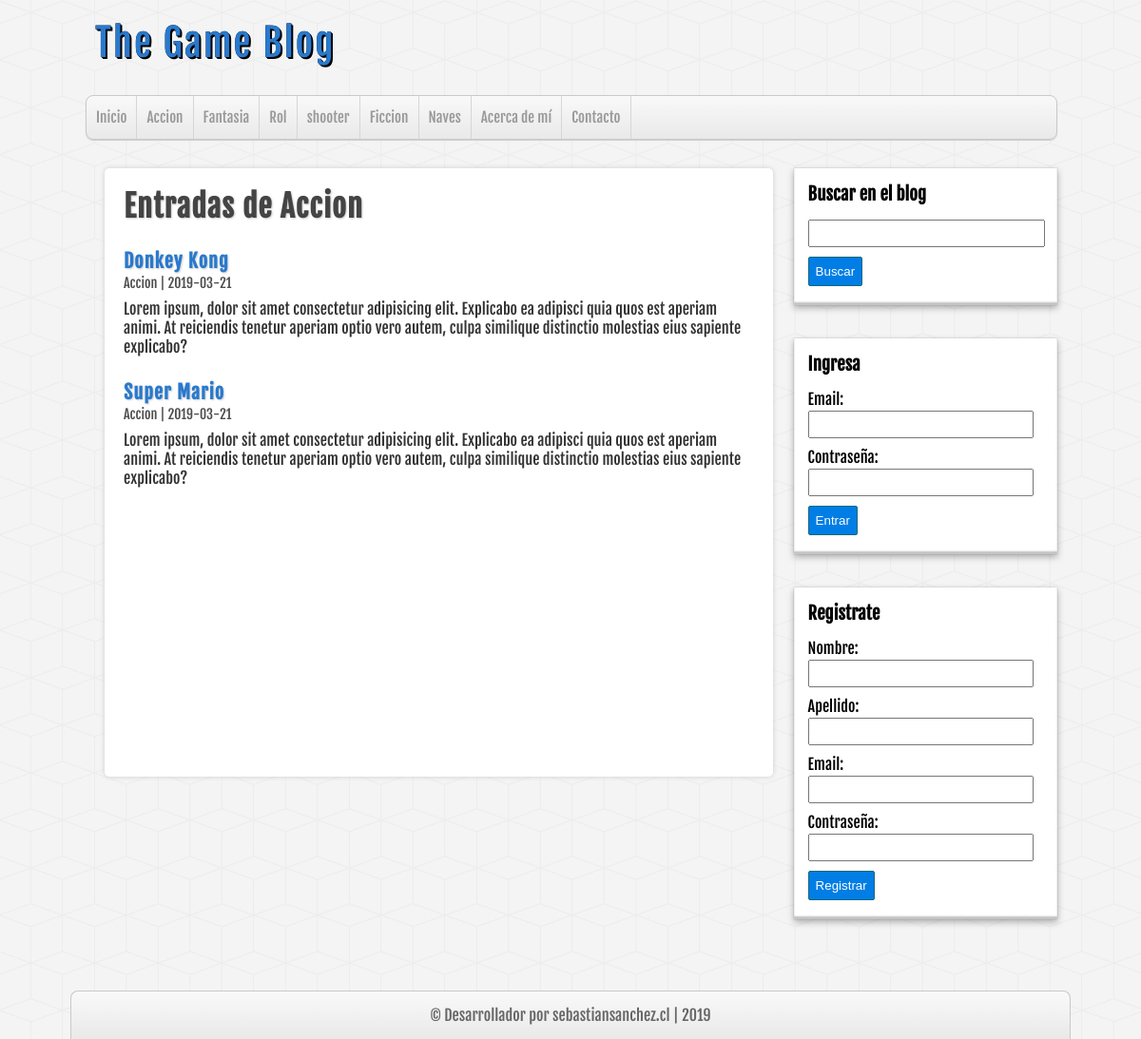
/categoria.php?id=1, run on the app's committed database.
### tables this page shows
CREATE TABLE IF NOT EXISTS `categorias` (
  `id` int(255) NOT NULL AUTO_INCREMENT,
  `nombre` varchar(100) DEFAULT NULL,
  PRIMARY KEY (`id`)
);

CREATE TABLE IF NOT EXISTS `entradas` (
  `id` int(255) NOT NULL AUTO_INCREMENT,
  `usuario_id` int(255) NOT NULL,
  `categoria_id` int(255) NOT NULL,
  `titulo` varchar(255) NOT NULL,
  `descripcion` mediumtext,
  `fecha` date NOT NULL,
  PRIMARY KEY (`id`),
  KEY `fk_entrada_usuario` (`usuario_id`),
  KEY `fk_entrada_categoria` (`categoria_id`)
);

### includes/helpers.php (called while the page is built, shortened)
<?php
  function obtenerCategorias($con) {
    $sql = "
      SELECT * FROM categorias
      ORDER BY id ASC;
    ";
    $categorias = mysqli_query($con, $sql);
    $resultado = array();
    if ($categorias && mysqli_num_rows($categorias) >= 1) {
      $resultado = $categorias;
    }
    return $resultado;
  }
  function categoria($con, $id) {
    $sql = "SELECT * FROM categorias WHERE id = $id;";
    $categorias = mysqli_query($con, $sql);
    $resultado = array();
    if ($categorias && mysqli_num_rows($categorias) >= 1) {
      $resultado = mysqli_fetch_assoc($categorias);
    }
    return $resultado;
  }
  function obtenerEntradas($con, $limite = null, $categoria = null, $busqueda = null) {
    $sql = "
      SELECT e.*, c.nombre AS 'categoria' FROM entradas e
      INNER JOIN categorias c ON e.categoria_id = c.id
      ";
    if (!empty($categoria)) {
      $sql .= "WHERE e.categoria_id = $categoria ";
    }
    $sql .= " ORDER BY e.id DESC ";
    $entradas = mysqli_query($con, $sql);
    $resultado = array();
    if ($entradas && mysqli_num_rows($entradas) >= 1) {
      $resultado = $entradas;
    }
    return $resultado;
  }
?>

### categoria.php (the view, shortened to what this page needs)
<?php
  require_once 'includes/conexion.php';
  require_once 'includes/helpers.php';
  require_once 'includes/cabecera.php';
  require_once 'includes/barra.php';
  $categoria = categoria($conexion, $_GET['id']);
?>
    <div id="principal">
      <h1>Entradas de <?= $categoria['nombre'];  ?></h1>
      <?php
        $entradas = obtenerEntradas($conexion, false, $_GET['id']);
        if (!empty($entradas) && mysqli_num_rows($entradas) >= 1):
          while ($entrada = mysqli_fetch_assoc($entradas)):
      ?>
      <article class="entrada">
        <a href="entrada.php?id=<?= $entrada['id'] ?>">
          <h2><?= $entrada['titulo'] ?></h2>
          <span class="fecha"><?= $entrada['categoria'] . ' | ' . $entrada['fecha'] ?></span>
          <p><?= $entrada['descripcion'] ?></p>
        </a>
      </article>
      <?php
          endwhile;
        else:
      ?>
      <div class="alerta">No hay entradas en esta categoria</div>
      <?php endif; ?>
    </div>
  </main>
  <?php require_once 'includes/pie.php'; ?>

### includes/cabecera.php (shortened to what this page needs)
<?php
  require_once 'includes/conexion.php';
  require_once 'includes/helpers.php';
?>
<!DOCTYPE html>
<html lang="es">
<head>
  <link rel="stylesheet" href="css/main.css">
</head>
<body>
  <header id="encabezado">
    <div id="logo">
      <a href="index.php">
        <p>The Game Blog</p>
      </a>
    </div>
    <nav id="menu">
      <ul>
        <li><a href="index.php">Inicio</a></li>
        <?php
          $categorias = obtenerCategorias($conexion);
          if (!empty($categorias)):
            while ($categoria = mysqli_fetch_assoc($categorias)):
        ?>
            <li>
              <a href="categoria.php?id=<?= $categoria['id'] ?>"><?= $categoria['nombre'] ?></a>
            </li>
        <?php
            endwhile;
          endif;
        ?>
        <li><a href="index.php">Acerca de mí</a></li>
        <li><a href="index.php">Contacto</a></li>
      </ul>
    </nav>
  </header>
  <main id="contenedor">

### css/main.css (style rules this page uses)
* { margin: 0; padding: 0; text-decoration: none; }
body { font-family: 'fajada'; background: url('../img/cubes.png') #f4f4f4; }
header { width: 85%; height: auto; background: transparent; margin: auto; }
#logo { float: left; width: 540px; height: 100px; margin-left: 10px; }
#logo a { font-family: 'fajada', Helvetica; font-size: 40px; letter-spacing: 2px; color: #2979cd; text-shadow: 0 0 0 #000000, 1px 1px 0 #000000, 2px 2px 0 #000000; transition: text-shadow 500ms; line-height: 90px; }
nav { width: 100%; height: 45px; clear: both; background-image: linear-gradient(to bottom, #f9f9f9, #e9e9e9); border: 1px solid #c9c9c9; border-radius: 8px; box-shadow: 0 1px 1px #ccc; overflow: hidden; }
nav ul { list-style-type: none; }
nav ul li { float: left; line-height: 45px; border-right: 1px solid #d6d6d6; }
nav ul li a { display: block; padding-left: 10px; padding-right: 10px; font-size: 15px; color: #999; }
main { width: 85%; margin: auto; height: auto; margin-top: 30px; margin-bottom: 30px; }
#principal { float: left; width: 65%; min-height: 600px; background-color: #fff; border-radius: 5px; box-shadow: 0 0 5px #ccc; margin-left: 20px; overflow: hidden; padding: 20px; }
#principal h1 { font-size: 32px; color: #444; letter-spacing: 1px; text-shadow: 1px 1px 2px #ccc; }
#principal h2 { font-size: 20px; color: #2979cd; letter-spacing: 1px; margin-top: 25px; text-shadow: 1px 1px 2px #ccc; }
#principal p { margin-top: 8px; }
#principal a { color: #333; }
.fecha { color: #4e4e4e; font-size: 14px; }

### data on the page
categorias: nombre "Accion"
categorias: nombre "Fantasia"
categorias: nombre "Rol"
categorias: nombre "shooter"
categorias: nombre "Ficcion"
categorias: nombre "Naves"
entradas: titulo "Donkey Kong", categoria.nombre "Accion", fecha "2019-03-21", descripcion "Lorem ipsum, dolor sit amet consectetur adipisicing elit. Explicabo ea adipisci quia quos est aperiam animi. At reiciendis tenetur aperiam optio vero autem, culpa similique distinctio molestias eius sapiente explicabo?"
entradas: titulo "Super Mario", categoria.nombre "Accion", fecha "2019-03-21", descripcion "Lorem ipsum, dolor sit amet consectetur adipisicing elit. Explicabo ea adipisci quia quos est aperiam animi. At reiciendis tenetur aperiam optio vero autem, culpa similique distinctio molestias eius sapiente explicabo?"
